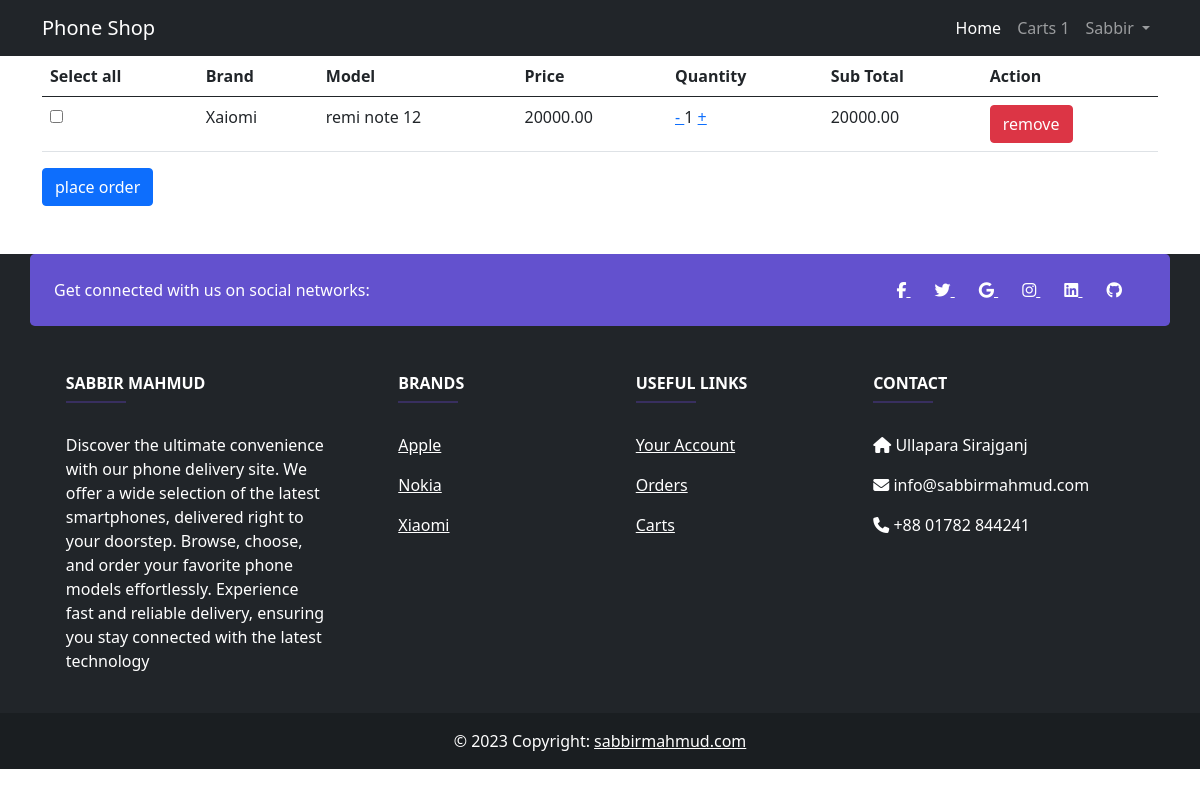
The app's page /carts (signed in), older data.
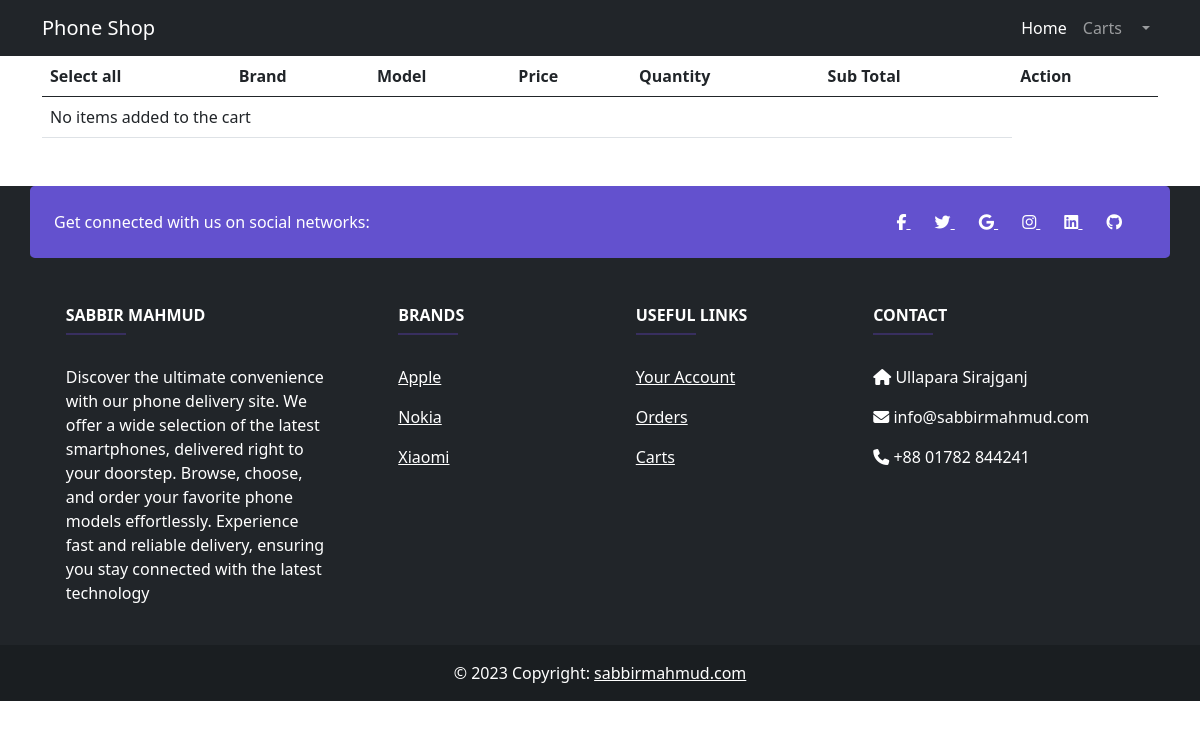
The same page, newer data.
### apps/authentications/models.py (models this page shows, shortened)
class User(AbstractBaseUser):
    genders = (
        ('Male', 'Male'),
        ('Female', 'Female'),
        ('Others', 'Others'),
    )
    email = models.EmailField(max_length=245, unique=True)
    phone = models.CharField(
        max_length=245, unique=True, blank=True, null=True)
    first_name = models.CharField(max_length=245)
    last_name = models.CharField(max_length=245)
    gender = models.CharField(max_length=245, choices=genders)
    staff = models.BooleanField(default=False)
    admin = models.BooleanField(default=False)
    USERNAME_FIELD = 'email'
    REQUIRED_FIELDS = []
    objects = UserManager()

### apps/shop/models.py (models this page shows, shortened)
class Wrapper(models.Model):
    created_at = models.DateTimeField(auto_now_add=True)
    updated_at = models.DateTimeField(auto_now=True)
    class Meta:
        abstract = True

class Cart(Wrapper):
    phone_id = models.ForeignKey(Phone, on_delete=models.CASCADE)
    user_id = models.ForeignKey(User, on_delete=models.CASCADE)
    quantity = models.IntegerField()
    sub_total = models.DecimalField(
        max_digits=10, decimal_places=2, default=100)

class Phone(Wrapper):
    brand_name = models.ForeignKey(Brand, on_delete=models.CASCADE)
    dp = models.ImageField(upload_to="shop/gallery",
                           default="shop/gallery/Apple-iPhone-8-Plus-Gold.jpg")
    model = models.CharField(max_length=50)
    colors = models.CharField(max_length=50)
    highlights = models.CharField(max_length=1000)
    price = models.DecimalField(max_digits=10, decimal_places=2)
    discount_price = models.DecimalField(
        max_digits=10, decimal_places=2)

class Brand(Wrapper):
    name = models.CharField(max_length=100)
    def __str__(self) -> str:
        return self.name

### apps/shop/views.py (the view)
# urls.py: path('carts', views.Get_all_carts.as_view(), name="carts"),
class Get_all_carts(View):
    def get(self, request):
        carts = Cart.objects.filter(user_id=request.user.id)
        context = {
            "carts": carts
        }
        return render(request, 'shop/carts.html', context)

### apps/shop/context_processor.py (called while the page is built)
def carts(request):
    count = 0
    if Cart.objects.all().exists():
        count = Cart.objects.filter(user_id=request.user).count(
        ) if request.user.is_authenticated else 0
    return {"count": count}

### apps/shop/templates/shop/carts.html (shortened to what this page needs)
{% extends 'base.html' %}
{% block Content %}
<section class="container mt2 mb-5">
  <table class="table">
    <thead>
      <tr >
        <th style="cursor: pointer" onclick="bulkSelector()" scope="col">Select all</th>
        <th scope="col">Brand</th>
        <th scope="col">Model</th>
        <th scope="col">Price</th>
        <th scope="col">Quantity</th>
        <th scope="col">Sub Total</th>
        <th scope="col">Action</th>
      </tr>
    </thead>
    <tbody>
      {% if carts %}
      {% for cart in carts %}
      <tr>
        <td class="select-td"><input onclick="checkHandler(this)" class="order-selected" type="checkbox"><input
            type="hidden" value="{{cart.id}}"></td>
        <td>{{cart.phone_id.brand_name}}</td>
        <td>{{cart.phone_id.model}}</td>
        <td>{{cart.phone_id.discount_price}}</td>
        <td> <a href="{% url 'remove-quantity' cart.id %}"> - </a> {{cart.quantity}} <a
            href="{% url 'add-to-cart' cart.phone_id.id %}">+</a></td>
        <td>
          {{cart.sub_total}}
        </td>
        <td>
          <a class="btn btn-danger " href="{% url 'remove-cart' cart.id %}">remove</a>
        </td>
      </tr>
      {% endfor %}
      {% else %}
      <tr>
        <td colspan="6">No items added to the cart</td>
      </tr>
      {% endif %}
    </tbody>
  </table>
  {% if carts %}
  <form action="{% url 'generate-payment' %}" method="post">
    <button class="btn btn-primary" type="submit" id="continue">place order</button>
  </form>
  {% endif %}
</section>
{% endblock %}

### templates/base.html (shortened to what the changed rows need)
<!DOCTYPE html>
<html lang="en">
<head>
  <link href="https://cdn.jsdelivr.net/npm/bootstrap@5.0.2/dist/css/bootstrap.min.css" rel="stylesheet"
>
</head>
<body>
  <nav class="navbar navbar-expand-lg navbar-dark bg-dark static-top">
    <div class="container">
      <div class="collapse navbar-collapse" id="navbarSupportedContent">
        <ul class="navbar-nav ms-auto">
          <li class="nav-item">
            <a class="nav-link" href="{% url 'carts' %}">Carts {% if count %}{{count}}
              {% endif %}</a>
          </li>
          {% if request.user.is_authenticated %}
          <li class="nav-item dropdown">
            <a class="nav-link dropdown-toggle" href="#" id="navbarDropdown" role="button" data-bs-toggle="dropdown"
              aria-expanded="false">
              {{request.user.first_name}}
            </a>
          </li>
          {% else %}
          <li class="nav-item">
            <a class="nav-link" href="{% url 'login' %}">Login</a>
          </li>
          {% endif %}
        </ul>
      </div>
    </div>
  </nav>
  <section>
    {% block Content %}{% endblock Content %}
  </section>
</body>
</html>

Row changes from the older to the newer data that the page shows:
no longer on this page (row edited): User: user.first_name "Sabbir"
removed Cart: phone_id.brand_name "Xaiomi", phone_id.model "remi note 12", phone_id.discount_price "20000.00", quantity "1", sub_total "20000.00"
Text that changed along with them:
{{ count }}: "1" → (not shown)
text no longer shown: "place order"
text now shown: "No items added to the cart"
